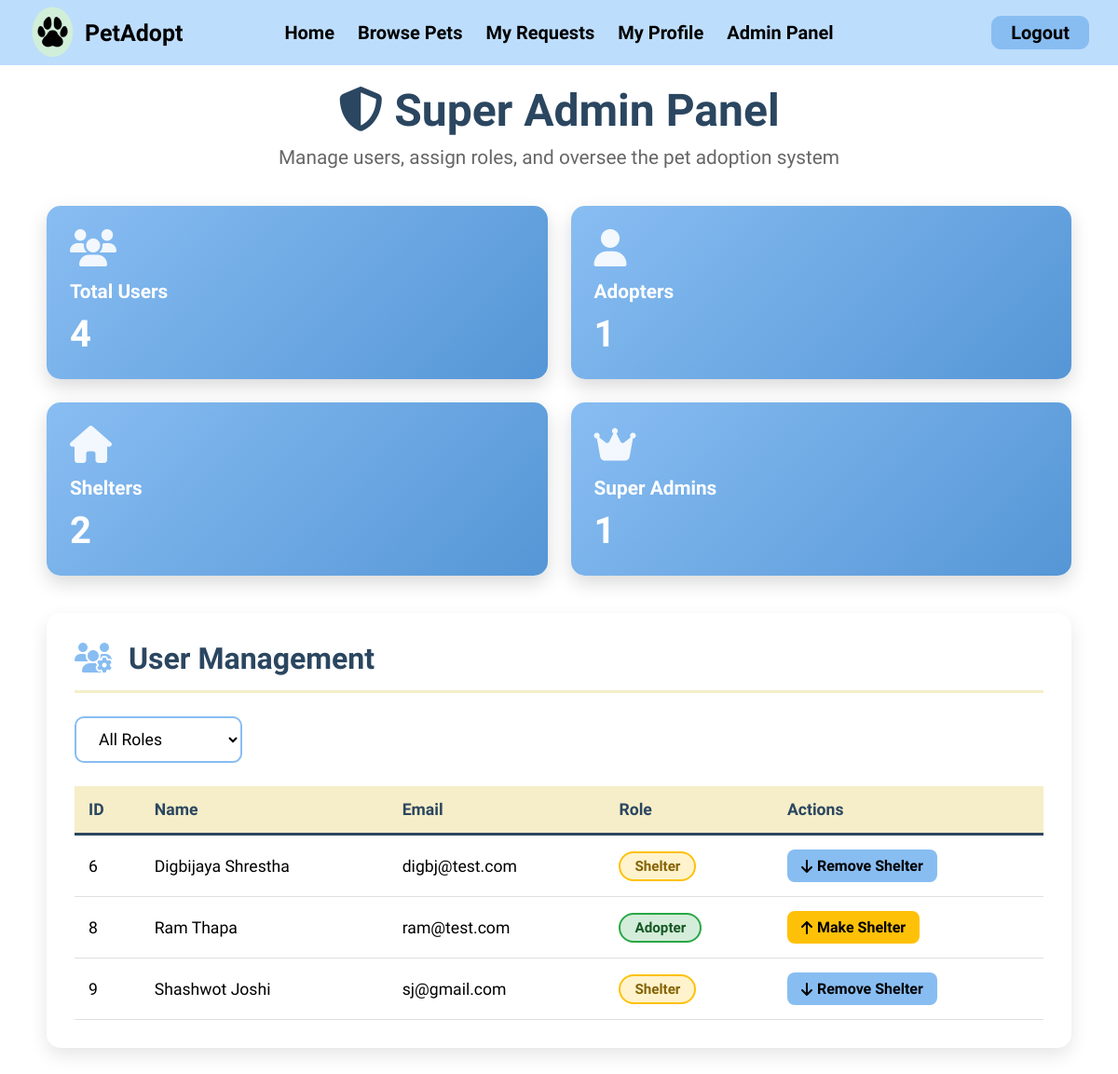
/adminpanel.php (signed in), run on the app's committed database.
### tables this page shows
CREATE TABLE `users` (
  `id` int(11) NOT NULL AUTO_INCREMENT,
  `full_name` varchar(255) NOT NULL,
  `email` varchar(255) NOT NULL,
  `phone_num` varchar(10) NOT NULL,
  `password` varchar(255) NOT NULL,
  `role` enum('user','admin','superadmin') NOT NULL DEFAULT 'user',
  `pet_id` int(11) DEFAULT NULL,
  PRIMARY KEY (`id`),
  UNIQUE KEY `email` (`email`),
  UNIQUE KEY `phone_num` (`phone_num`),
  KEY `pet_id` (`pet_id`)
);

### adminpanel.php (the view, shortened to what this page needs)
<?php
include('navbar.php');
$currentUserId = $_SESSION['id'];
$roleFilter = isset($_GET['role']) ? $_GET['role'] : 'all';
if ($roleFilter === 'all') {
    $stmt = $con->prepare("SELECT id, full_name, email, role
                           FROM users
                           WHERE id != ?
                           ORDER BY id ASC");
    $stmt->bind_param("i", $currentUserId);
} else {
    $stmt = $con->prepare("SELECT id, full_name, email, role
                           FROM users
                           WHERE id != ? AND role = ?
                           ORDER BY id ASC");
    $stmt->bind_param("is", $currentUserId, $roleFilter);
}
$stmt->execute();
$result = $stmt->get_result();
$users = $result->fetch_all(MYSQLI_ASSOC);
$stmt = $con->prepare("
SELECT
    COUNT(*) AS total_users,
    SUM(role='user') AS total_adopters,
    SUM(role='admin') AS total_shelters,
    SUM(role='superadmin') AS total_superadmins
FROM users");
$stmt->execute();
$statsResult = $stmt->get_result();
$stats = $statsResult->fetch_assoc();
?>
<!DOCTYPE html>
<html lang="en">
<head>
    <link rel="stylesheet" href="https://cdnjs.cloudflare.com/ajax/libs/font-awesome/6.4.0/css/all.min.css">
    <link rel="stylesheet" href="style.css">
</head>
<body>
    <div class="admin-panel-container">
        <div class="panel-header">
            <h1><i class="fas fa-shield-alt"></i> Super Admin Panel</h1>
            <p>Manage users, assign roles, and oversee the pet adoption system</p>
        </div>
        <div class="stats-container">
            <div class="stat-card">
                <i class="fas fa-users"></i>
                <h3>Total Users</h3>
                <div class="stat-number"><?php echo $stats['total_users']; ?></div>
            </div>
            <div class="stat-card">
                <i class="fas fa-user"></i>
                <h3>Adopters</h3>
                <div class="stat-number"><?php echo $stats['total_adopters']; ?></div>
            </div>
            <div class="stat-card">
                <i class="fas fa-home"></i>
                <h3>Shelters</h3>
                <div class="stat-number"><?php echo $stats['total_shelters']; ?></div>
            </div>
            <div class="stat-card">
                <i class="fas fa-crown"></i>
                <h3>Super Admins</h3>
                <div class="stat-number"><?php echo $stats['total_superadmins']; ?></div>
            </div>
        </div>
        <div class="management-section">
            <div class="section-header">
                <h2><i class="fas fa-users-cog"></i> User Management</h2>
            </div>
            <form method="GET" action="adminpanel.php" class="filter-search-container">
                <div class="filter-box">
                    <select name="role" onchange="this.form.submit()">
                        <option value="all" <?php echo $roleFilter === 'all' ? 'selected' : ''; ?>>All Roles</option>
                    </select>
                </div>
            </form>
            <div class="user-table-container">
                <?php if (count($users) > 0): ?>
                    <table class="user-table">
                        <thead>
                            <tr>
                                <th>ID</th>
                                <th>Name</th>
                                <th>Email</th>
                                <th>Role</th>
                                <th>Actions</th>
                            </tr>
                        </thead>
                        <tbody>
                            <?php foreach ($users as $user): ?>
                                <?php
                                $roleClass = $user['role'] === 'superadmin' ? 'role-superadmin' :
                                            ($user['role'] === 'admin' ? 'role-admin' : 'role-user');
                                $roleText = $user['role'] === 'superadmin' ? 'Super Admin' :
                                           ($user['role'] === 'admin' ? 'Shelter' : 'Adopter');
                                ?>
                                <tr>
                                    <td><?php echo $user['id']; ?></td>
                                    <td><?php echo htmlspecialchars($user['full_name']); ?></td>
                                    <td><?php echo htmlspecialchars($user['email']); ?></td>
                                    <td><span class="role-badge <?php echo $roleClass; ?>"><?php echo $roleText; ?></span></td>
                                    <td>
                                        <div class="action-buttons">
                                            <?php if ($user['role'] !== 'admin'): ?>
                                                <button class="btn-action btn-promote"
                                                        onclick="openModal(<?php echo $user['id']; ?>, 'promote', '<?php echo htmlspecialchars($user['full_name']); ?>')">
                                                    <i class="fas fa-arrow-up"></i> Make Shelter
                                                </button>
                                            <?php else: ?>
                                                <button class="btn-action btn-demote"
                                                        onclick="openModal(<?php echo $user['id']; ?>, 'demote', '<?php echo htmlspecialchars($user['full_name']); ?>')">
                                                    <i class="fas fa-arrow-down"></i> Remove Shelter
                                                </button>
                                            <?php endif; ?>
                                        </div>
                                    </td>
                                </tr>
                            <?php endforeach; ?>
                        </tbody>
                    </table>
                <?php endif; ?>
            </div>
        </div>
    </div>
</body>
</html>

### assets/css/style.css (style rules this page uses)
* { margin: 0; padding: 0; box-sizing: border-box; font-family: "Agdasima", sans-serif; }
body { display: flex; flex-direction: column; }
.section-header { display: flex; justify-content: space-between; align-items: center; margin-bottom: 1.5rem; padding-bottom: 0.5rem; border-bottom: 2px solid #2b4660; }
.section-header h2 { font-size: 1.8rem; color: #2b4660; }
button, a.cancel-btn { text-align: center; border: none; border-radius: 10px; padding: 0.8rem 1.5rem; font-size: 1.5rem; font-weight: bold; background-color: #ffffff; border: 2px solid #2b4660; color: #2b4660; text-decoration: none; }
form { text-align: left; display: flex; flex-direction: column; gap: 0.5rem; }
.admin-panel-container { max-width: 95%; width: 100%; margin: 90px auto 30px; padding: 0 20px; }
.panel-header { text-align: center; margin-bottom: 40px; }
.panel-header h1 { font-size: 3rem; color: #2b4660; margin-bottom: 10px; }
.panel-header p { font-size: 1.3rem; color: #666; }
.stats-container { display: grid; grid-template-columns: repeat(4, 1fr); gap: 25px; margin-bottom: 40px; }
.stat-card { background: linear-gradient(135deg, #88bdf2 0%, #5596d6 100%); border-radius: 15px; padding: 25px; color: white; box-shadow: 0 8px 20px rgba(0, 0, 0, 0.15); transition: transform 0.3s ease, box-shadow 0.3s ease; }
.stat-card i { font-size: 2.5rem; margin-bottom: 15px; opacity: 0.9; }
.stat-card h3 { font-size: 1.3rem; margin-bottom: 10px; font-weight: 600; }
.stat-card .stat-number { font-size: 2.5rem; font-weight: 700; }
.management-section { background-color: white; border-radius: 15px; padding: 30px; box-shadow: 0 8px 20px rgba(0, 0, 0, 0.1); margin-bottom: 30px; }
.section-header { display: flex; justify-content: space-between; align-items: center; margin-bottom: 25px; padding-bottom: 15px; border-bottom: 3px solid #f5eec8; }
.section-header h2 { font-size: 2rem; color: #2b4660; }
.section-header i { margin-right: 10px; color: #88bdf2; }
.filter-search-container { display: flex; gap: 15px; margin-bottom: 25px; flex-wrap: wrap; }
.filter-box select { padding: 12px 20px; border: 2px solid #88bdf2; border-radius: 10px; font-size: 1.1rem; background-color: white; cursor: pointer; min-width: 180px; }
.user-table-container { overflow-x: auto; }
.user-table { width: 100%; border-collapse: collapse; font-size: 1.1rem; }
.user-table thead { background-color: #f5eec8; }
.user-table th { padding: 15px; text-align: left; font-weight: 700; color: #2b4660; border-bottom: 3px solid #2b4660; }
.user-table td { padding: 15px; border-bottom: 1px solid #e0e0e0; }
.role-badge { display: inline-block; padding: 5px 15px; border-radius: 20px; font-weight: 700; font-size: 0.95rem; }
.role-user { background-color: #d4edda; color: #155724; border: 2px solid #28a745; }
.role-admin { background-color: #fff3cd; color: #856404; border: 2px solid #ffc107; }
.action-buttons { display: flex; gap: 10px; }
.btn-action { padding: 8px 15px; border: none; border-radius: 8px; cursor: pointer; font-weight: 700; font-size: 1rem; transition: all 0.3s ease; text-decoration: none; display: inline-flex; align-items: center; gap: 5px; }
.btn-promote { background-color: #ffc107; color: #000; }
.btn-demote { background-color: #88bdf2; color: #000; }
@media (max-width: 1200px) { .stats-container { grid-template-columns: repeat(2, 1fr); } }

### data on the page
users: id "6", full_name "Digbijaya Shrestha", email "digbj@test.com", role "Shelter"
users: id "8", full_name "Ram Thapa", email "ram@test.com", role "Adopter"
users: id "9", full_name "Shashwot Joshi", email "sj@gmail.com", role "Shelter"

### other printed values
$stats['total_users'] "4"
$stats['total_adopters'] "1"
$stats['total_shelters'] "2"
$stats['total_superadmins'] "1"
